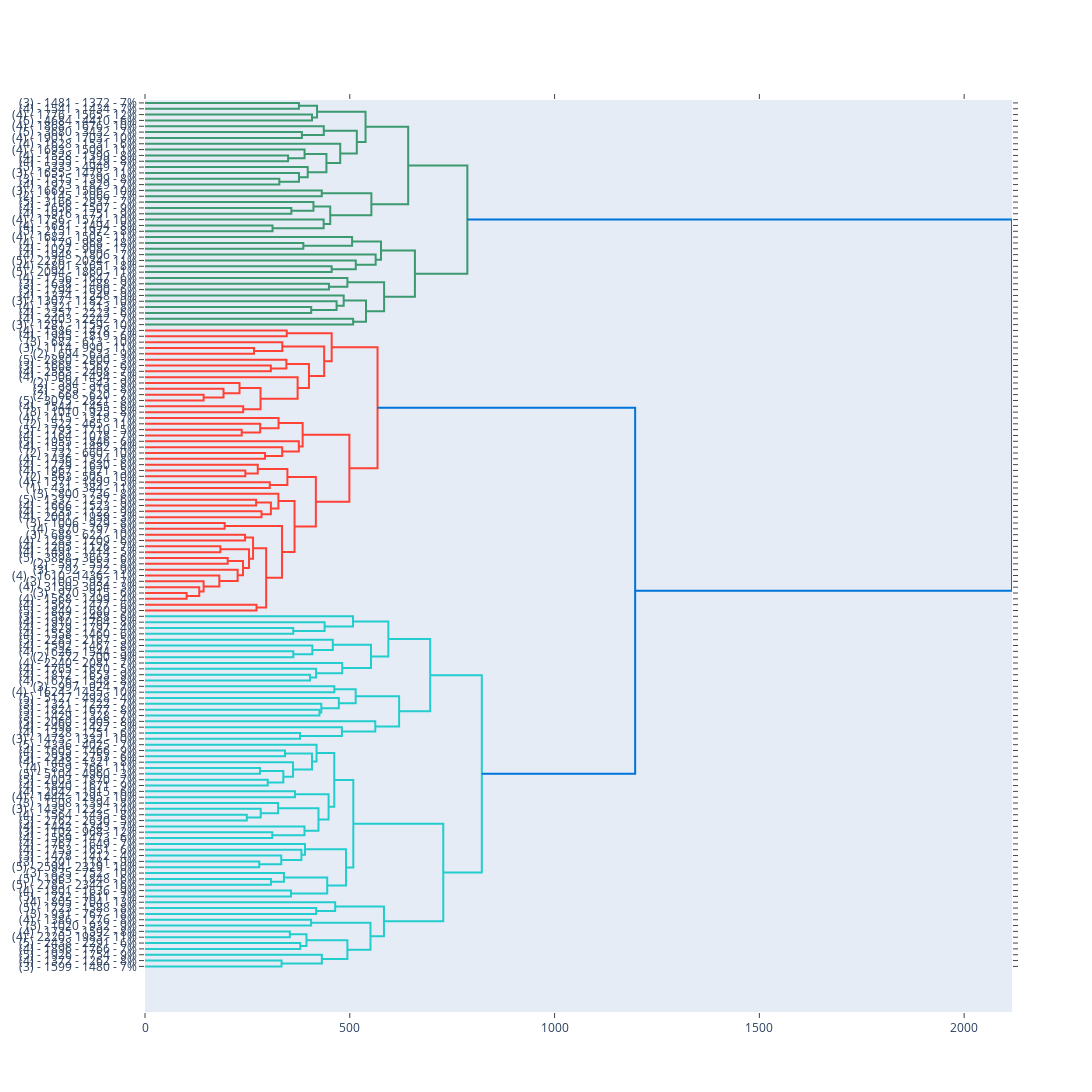
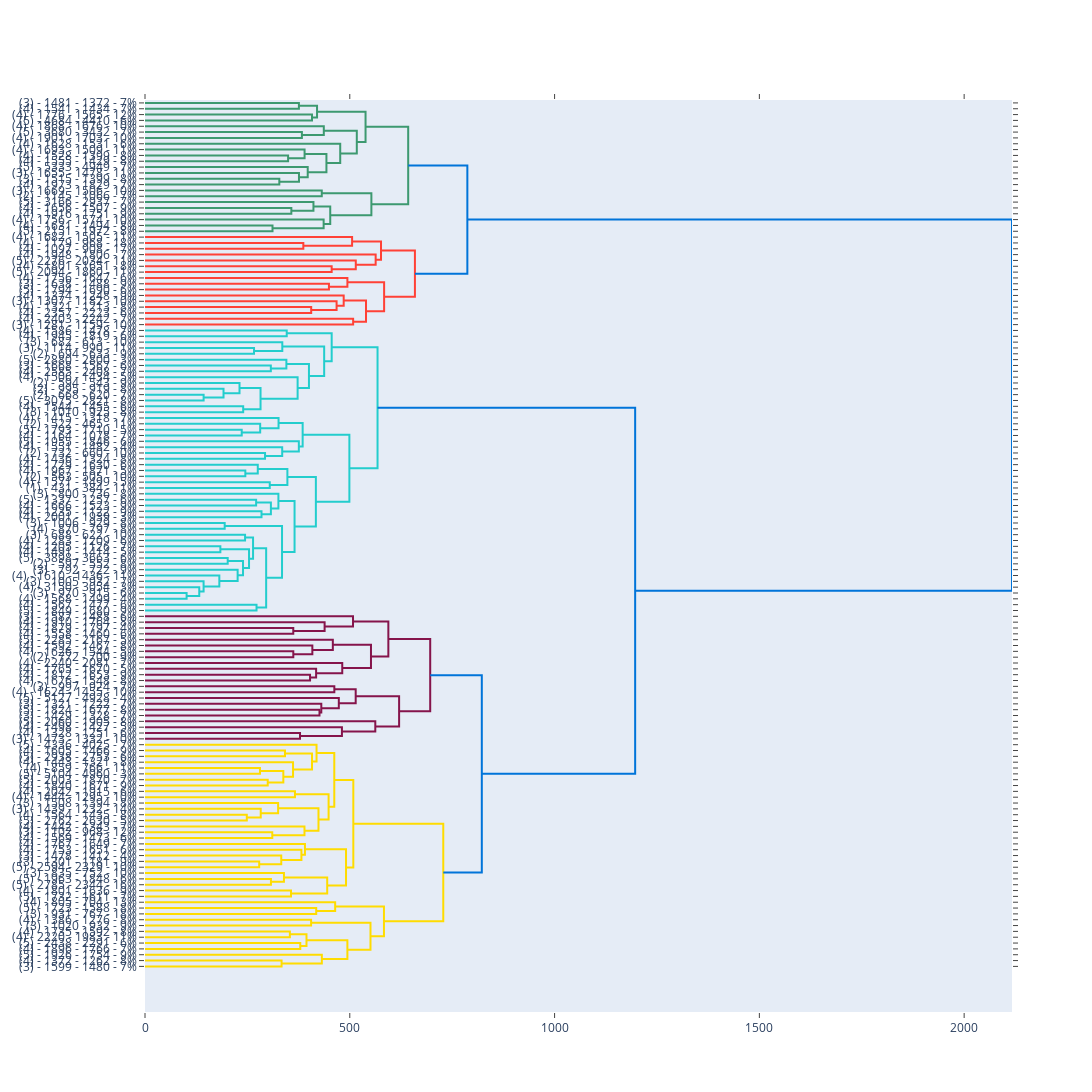
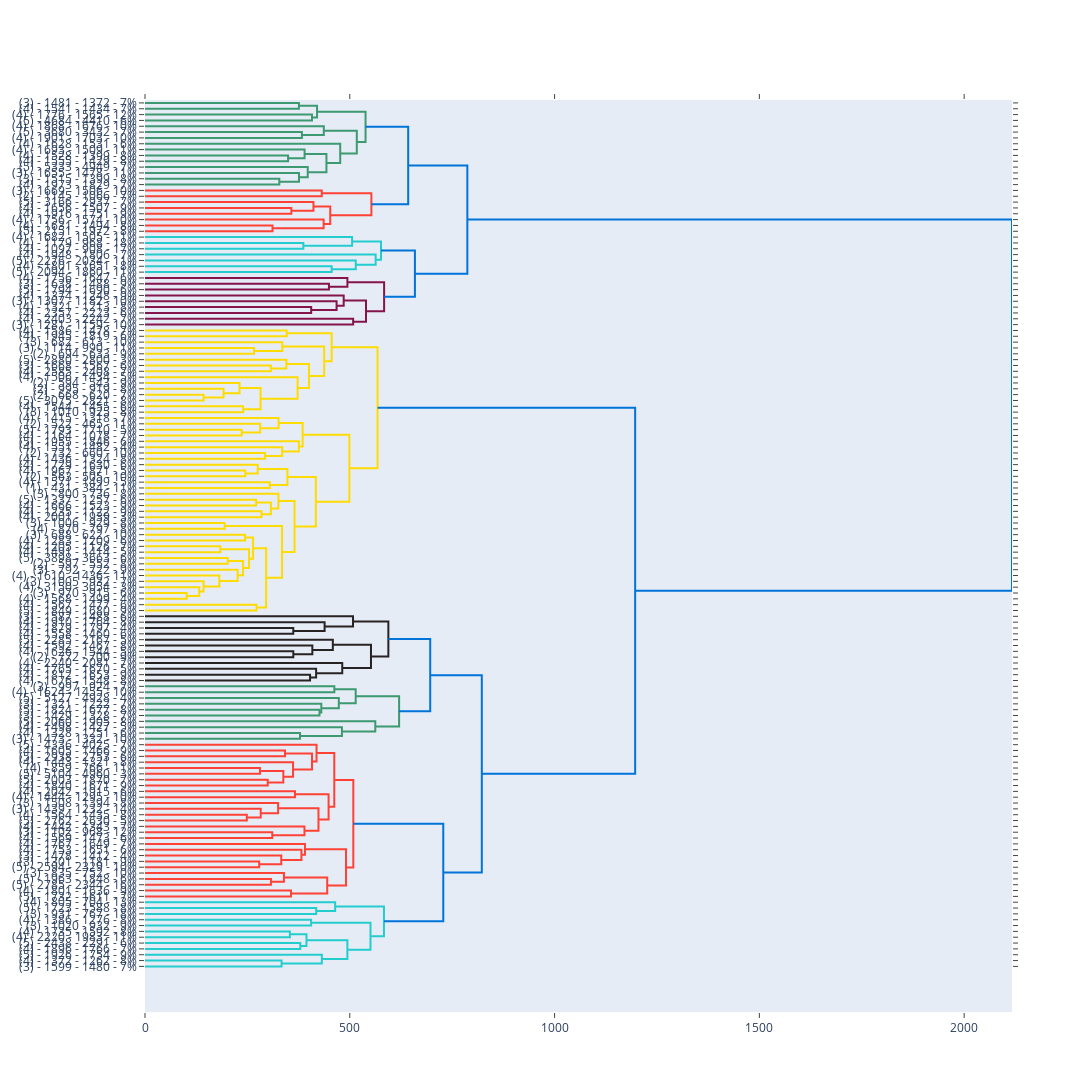
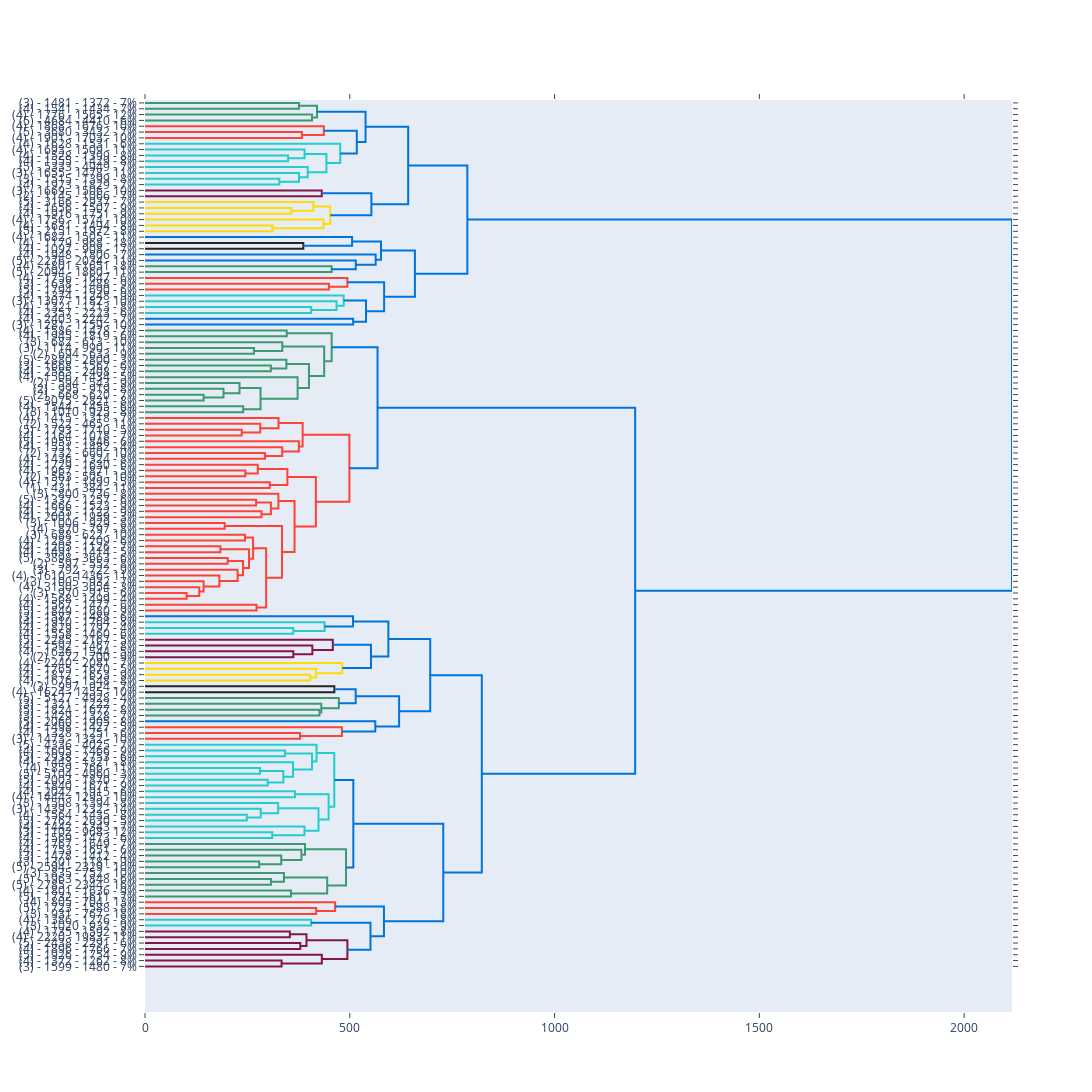

Notebook code cell kept with these figures, in order:
### Code cell
import pandas as pd
import plotly.figure_factory as ff
from scipy.cluster.hierarchy import linkage

def create_dendrogram_from_csv(csv_path, color_threshold=825, width=1200, height=1800):
    clu_df = pd.read_csv(csv_path)
    if "Label" in clu_df.columns:
        labels = clu_df["Label"].values
        non_clustering = ["Hotel Name", "Label", "Hotel Stars", "Original Price", "Discount Price", "DiscountPerc"]
    else:
        labels = clu_df["Hotel Name"].values
        non_clustering = ["Hotel Name", "Hotel Stars", "Original Price", "Discount Price", "DiscountPerc"]
    X = clu_df.drop(columns=non_clustering, errors='ignore').values
    Z = linkage(X, method='ward')
    fig = ff.create_dendrogram(
        X,
        orientation='left',
        labels=labels,
        color_threshold=color_threshold,
        linkagefun=lambda x: Z
    )
    fig.update_layout(width=width, height=height)
    fig.show()
    return fig

color_threshold_list = [825, 750, 625, 500]
for color_threshold in color_threshold_list:
    print(f'color_threshold={color_threshold}')
    create_dendrogram_from_csv("hotels_clustering_data_with_summary.csv", color_threshold=color_threshold)
